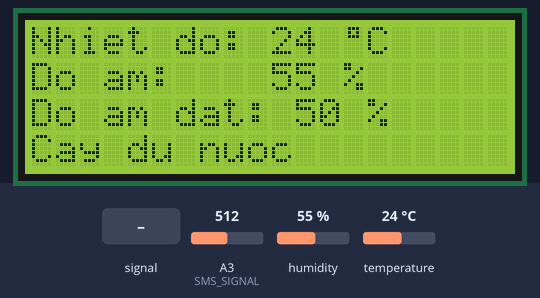
A sketch run on a simulated Arduino Uno, built with avr-gcc and run on an emulated ATmega328P. Shown: 20×4 character LCD. The inputs (shaded band) are chosen by the test bench; at power-on: A3 (SMS_SIGNAL) = 512, humidity 55 %, temperature 24 °C.

Above: at 2.0 s.
2.1 s: A3 (SMS_SIGNAL) fed a 200 Hz sine of ±460 counts around its level
At 4.8 s:
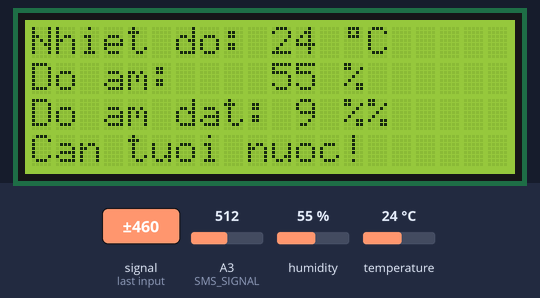
9.3 s: A3 (SMS_SIGNAL) set to 716
At 10.3 s:
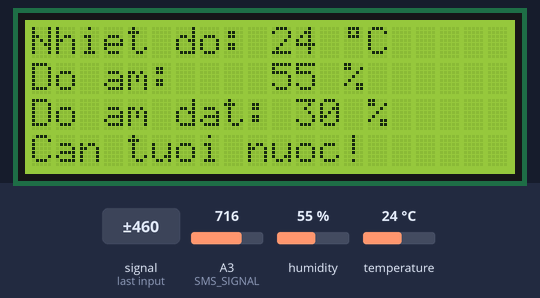
11.3 s: humidity set to 22 %
At 15.9 s:
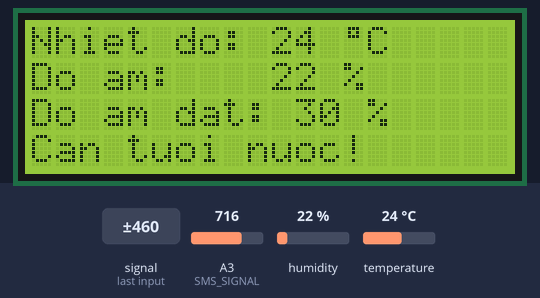
16.5 s: temperature set to 12 °C
At 18.6 s:
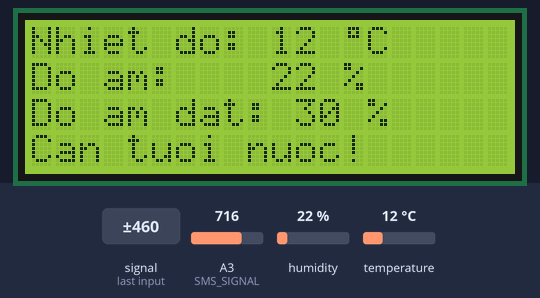
19.2 s: A3 (SMS_SIGNAL) fed a 1000 Hz sine of ±255 counts around its level
At 21.4 s:
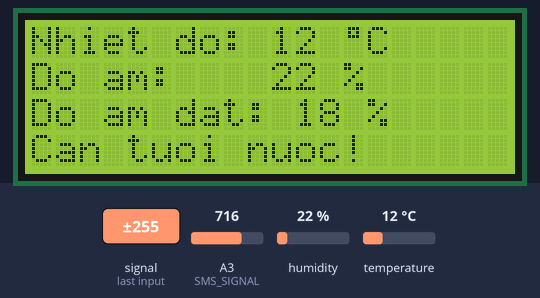
23.3 s: A3 (SMS_SIGNAL) set to 900
Timing chart, 0 to 26.3 s (numbered marks = the images above; inputs shaded):
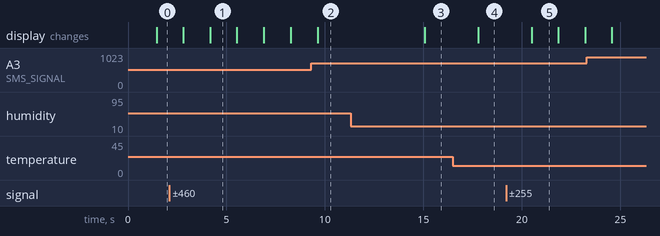

Measured:
- after the input at 2.1 s, the display: first changes after 0.71 s (image 1 shows a later state)
- after the input at 9.3 s, the display: changes after 0.32 s (image 2)
- after the input at 11.3 s, the display: changes after 3.8 s (image 3)
- after the input at 16.5 s, the display: changes after 1.3 s (image 4)
- after the input at 19.2 s, the display: changes after 1.3 s (image 5)
- what the display in image 1 shows lasts 1.3 s, from 4.2 s to 5.5 s

The sketch:

MachDoNhietDoDoAm.ino
```cpp
#include <DHT.h>
#include <DHT_U.h>
#include <Wire.h>
#include <LiquidCrystal_I2C.h>

#define DHT_PIN 9
#define DHT_TYPE DHT11
#define SMS_VCC 10
#define SMS_SIGNAL A3

LiquidCrystal_I2C lcd(0x27,20,4);
DHT dht(DHT_PIN, DHT_TYPE);
byte degree[8] = {
  0B01110,
  0B01010,
  0B01110,
  0B00000,
  0B00000,
  0B00000,
  0B00000,
  0B00000
};

void setup() {
  pinMode(SMS_SIGNAL, INPUT);
  pinMode(SMS_VCC, OUTPUT);
  lcd.init();
  lcd.backlight();
  lcd.print("Nhiet do: ");
  lcd.setCursor(0,1);
  lcd.print("Do am: ");
  lcd.createChar(1, degree);
  dht.begin();
  lcd.setCursor(0,2);
  lcd.print("Do am dat: ");
  delay(300);
}
void loop() {
  float h = dht.readHumidity();
  float t = dht.readTemperature();
  digitalWrite(SMS_VCC, HIGH);
  delay(1000);
  float sms = (1023-analogRead(SMS_SIGNAL))/1023.0*100;
  digitalWrite(SMS_VCC, LOW);
  if (isnan(t) || isnan(h)){}
  else {
    lcd.setCursor(0,3);
    lcd.print("                    ");
    lcd.setCursor(10,0);
    lcd.print(round(t));
    lcd.print(" ");
    lcd.write(1);
    lcd.print("C");
    lcd.setCursor(10,1);
    lcd.print(round(h));
    lcd.print(" %");
    lcd.setCursor(11,2);
    lcd.print(round(sms));
    lcd.print(" %");
    lcd.setCursor(0,3);
    if(sms <= 35) {
      lcd.print("Can tuoi nuoc!");
    }
    else if(sms <= 80) {
      lcd.print("Cay du nuoc");
    }
    else {
      lcd.print("Tuoi qua nhieu nuoc");
    }
    delay(300);
  }
} 
```
